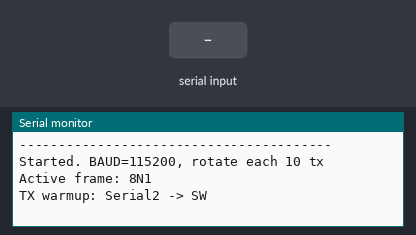
Simulated run of this sketch. Board: Arduino Mega 2560, built with avr-gcc and run on an emulated ATmega2560. Parts: the last lines printed to the serial monitor. The inputs (shaded band) are chosen by the test bench.

Above: at 1.2 s.
1.3 s: "Z\n" received over the second serial link
At 1.9 s:
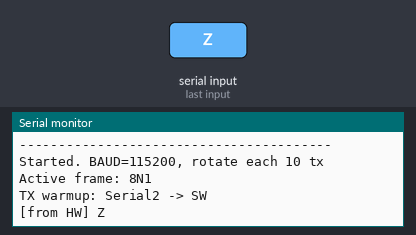
3.5 s: "z\n" received over the second serial link
At 3.9 s:
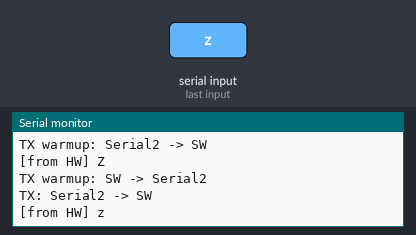
5.5 s: "1\n" received over the second serial link
At 5.9 s:
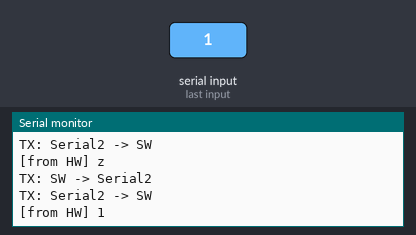

Measured:
- after the input at 1.3 s, the serial monitor: prints a new line at once (image 1)
- after the input at 3.5 s, the serial monitor: prints a new line at once (image 2)
- after the input at 5.5 s, the serial monitor: prints a new line at once (image 3)

The sketch:

evaluation.ino
```cpp
// (licence header left out)
#include <SoftwareSerial.h>

// ===== Settings =====
static const uint32_t BAUD = 115200;
static const uint32_t SEND_INTERVAL_MS = 1000;
static const int TX_PER_FRAME = 10;

// SoftwareSerial pins (main board only)
static const uint8_t SW_RX_PIN = 21;
static const uint8_t SW_TX_PIN = 20;

SoftwareSerial sw(SW_RX_PIN, SW_TX_PIN);

struct FrameConfig {
  uint16_t cfg;
  const char* name;
};

static const FrameConfig FRAMES[] = {
  { SERIAL_8N1, "8N1" },
  { SERIAL_8N2, "8N2" },
  { SERIAL_8E1, "8E1" },
  { SERIAL_8E2, "8E2" },
  { SERIAL_8O1, "8O1" },
  { SERIAL_8O2, "8O2" },
};

static const size_t FRAME_COUNT = sizeof(FRAMES) / sizeof(FRAMES[0]);

uint32_t lastSendMs = 0;
size_t frameIndex = 0;
int txInCurrentFrame = 0;
bool sendFromHw = true;
char hwToken = 'A';
char swToken = 'a';
int warmupTxRemaining = 0;

static char hwRxLine[128];
static int hwRxPos = 0;
static char swRxLine[128];
static int swRxPos = 0;

static char nextUpper(char c) {
  return (c == 'Z') ? 'A' : (char)(c + 1);
}

static char nextLower(char c) {
  return (c == 'z') ? 'a' : (char)(c + 1);
}

static void applyFrame(size_t index) {
  Serial2.end();
  sw.end();

  delay(10);

  Serial2.begin(BAUD, FRAMES[index].cfg);
  sw.begin(BAUD, FRAMES[index].cfg);

  delay(10);

  while (Serial2.available() > 0) {
    (void)Serial2.read();
  }
  while (sw.available() > 0) {
    (void)sw.read();
  }

  Serial.print("Active frame: ");
  Serial.println(FRAMES[index].name);

  warmupTxRemaining = 2;
}

static void printLine(const char* src, const char* line) {
  Serial.print(src);
  Serial.print(" ");
  Serial.println(line);
}

static void processRxByte(char c, char* buf, int* pos, const char* srcTag) {
  if (c == '\r') {
    return;
  }

  if (c == '\n') {
    buf[*pos] = '\0';
    if (*pos > 0) {
      printLine(srcTag, buf);
    }
    *pos = 0;
    return;
  }

  if (*pos < 127) {
    buf[*pos] = c;
    (*pos)++;
  } else {
    buf[*pos] = '\0';
    printLine(srcTag, buf);
    *pos = 0;
  }
}

static void drainRx() {
  while (Serial2.available() > 0) {
    int v = Serial2.read();
    if (v >= 0) {
      processRxByte((char)v, hwRxLine, &hwRxPos, "[from HW]");
    }
  }

  while (sw.available() > 0) {
    int v = sw.read();
    if (v >= 0) {
      processRxByte((char)v, swRxLine, &swRxPos, "[from SW]");
    }
  }
}

void setup() {
  Serial.begin(115200);
  while (!Serial) { ; }

  Serial.println("\n=== Spresense HW <-> SW Serial Check ===");
  Serial.println("MODE: LINE_LOG_V2");
  Serial.println("Wiring:");
  Serial.println("  1) Serial2 TX(D1) -> SW RX(pin 21)");
  Serial.println("  2) SW TX(pin 20) -> Serial2 RX(D0)");
  Serial.println("  3) Common GND (same board usually already shared)");
  Serial.println("----------------------------------------");

  Serial.print("Started. BAUD=");
  Serial.print(BAUD);
  Serial.print(", rotate each ");
  Serial.print(TX_PER_FRAME);
  Serial.println(" tx");

  applyFrame(frameIndex);
}

void loop() {
  // Keep reading both directions and print full lines
  drainRx();

  // Send one direction at a time
  if (millis() - lastSendMs >= SEND_INTERVAL_MS) {
    lastSendMs = millis();

    if (warmupTxRemaining > 0) {
      if (sendFromHw) {
        Serial2.println("WARMUP");
        Serial.println("TX warmup: Serial2 -> SW");
      } else {
        sw.println("WARMUP");
        Serial.println("TX warmup: SW -> Serial2");
      }
      warmupTxRemaining--;
    } else {
      if (sendFromHw) {
        Serial2.print("HW from ");
        Serial2.println(hwToken);
        hwToken = nextUpper(hwToken);
        Serial.println("TX: Serial2 -> SW");
      } else {
        sw.print("SW from ");
        sw.println(swToken);
        swToken = nextLower(swToken);
        Serial.println("TX: SW -> Serial2");
      }

      txInCurrentFrame++;
    }

    sendFromHw = !sendFromHw;

    if (txInCurrentFrame >= TX_PER_FRAME) {
      Serial.println();
      txInCurrentFrame = 0;
      frameIndex = (frameIndex + 1) % FRAME_COUNT;
      applyFrame(frameIndex);
    }
  }
}
```
